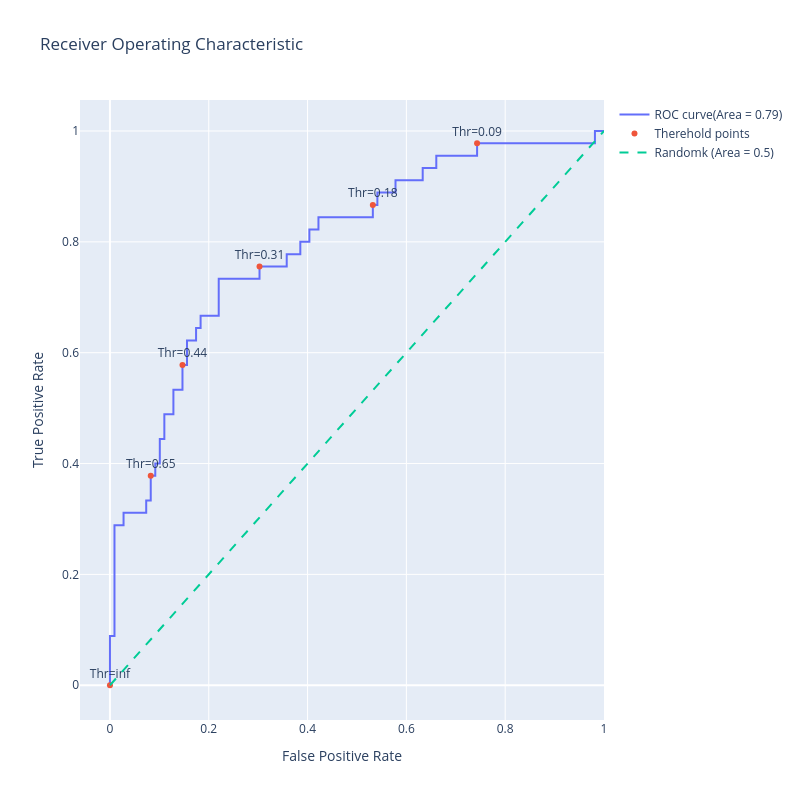

Notebook code for this chart:
### Code cell
from sklearn.metrics import roc_auc_score

# Assuming fpr, tpr, thresholds are already calculated as before
fpr, tpr, thresholds = roc_curve(y_test, y_scores)

# Calculate the AUC (Area Under the Curve)
roc_auc = roc_auc_score(y_test, y_scores)

# generate a trace for ROC curve
trace0 = go.Scatter(
    x = fpr,
    y = tpr,
    mode = 'lines',
    name=f'ROC curve(Area = {roc_auc:.2f})'
)

# only label every nth point to avoid cluttering
n=10
indices = np.arange(len(thresholds)) % n == 0 # choose indices where index mod n is 0

trace1 = go.Scatter(
    x = fpr[indices],
    y = tpr[indices],
    mode = 'markers+text',
    name='Therehold points',
    text=[f"Thr={thr:.2f}" for thr in thresholds[indices]],
    textposition='top center'
)

# Digonal line
trace2 = go.Scatter(
    x = [0,1],
    y = [0,1],
    mode = 'lines',
    name='Randomk (Area = 0.5)',
    line = dict(dash='dash')
)

data = [trace0,trace1,trace2]

# Define layout with squre aspect ratio

layout = go.Layout(
    title='Receiver Operating Characteristic',
    xaxis=dict(title='False Positive Rate'),
    yaxis=dict(title='True Positive Rate'),
    autosize=False,
    width=800,
    height=800,
    showlegend=True  
)

# Define figure and add data
fig = go.Figure(data = data, layout=layout)
fig.show()

### Figure 1 — Plotly figure (JSON) as saved in the notebook; plotly's stock layout.template omitted (floating-point values rounded to 4 significant figures)
{"data": [{"mode": "lines", "name": "ROC curve(Area = 0.79)", "type": "scatter", "x": [0.0, 0.0, 0.0, 0.009174, 0.009174, 0.02752, 0.02752, 0.07339, 0.07339, 0.08257, 0.08257, 0.09174, 0.09174, 0.1009, 0.1009, 0.1101, 0.1101, 0.1284, 0.1284, 0.1468, 0.1468, 0.156, 0.156, 0.1743, 0.1743, 0.1835, 0.1835, 0.2202, 0.2202, 0.3028, 0.3028, 0.3578, 0.3578, 0.3853, 0.3853, 0.4037, 0.4037, 0.422, 0.422, 0.5321, 0.5321, 0.5413, 0.5413, 0.578, 0.578, 0.633, 0.633, 0.6606, 0.6606, 0.7431, 0.7431, 0.9817, 0.9817, 1.0], "y": [0.0, 0.02222, 0.08889, 0.08889, 0.2889, 0.2889, 0.3111, 0.3111, 0.3333, 0.3333, 0.3778, 0.3778, 0.4, 0.4, 0.4444, 0.4444, 0.4889, 0.4889, 0.5333, 0.5333, 0.5778, 0.5778, 0.6222, 0.6222, 0.6444, 0.6444, 0.6667, 0.6667, 0.7333, 0.7333, 0.7556, 0.7556, 0.7778, 0.7778, 0.8, 0.8, 0.8222, 0.8222, 0.8444, 0.8444, 0.8667, 0.8667, 0.8889, 0.8889, 0.9111, 0.9111, 0.9333, 0.9333, 0.9556, 0.9556, 0.9778, 0.9778, 1.0, 1.0]}, {"mode": "markers+text", "name": "Therehold points", "text": ["Thr=inf", "Thr=0.65", "Thr=0.44", "Thr=0.31", "Thr=0.18", "Thr=0.09"], "textposition": "top center", "type": "scatter", "x": [0.0, 0.08257, 0.1468, 0.3028, 0.5321, 0.7431], "y": [0.0, 0.3778, 0.5778, 0.7556, 0.8667, 0.9778]}, {"line": {"dash": "dash"}, "mode": "lines", "name": "Randomk (Area = 0.5)", "type": "scatter", "x": [0, 1], "y": [0, 1]}], "layout": {"autosize": false, "height": 800, "showlegend": true, "title": {"text": "Receiver Operating Characteristic"}, "width": 800, "xaxis": {"title": {"text": "False Positive Rate"}}, "yaxis": {"title": {"text": "True Positive Rate"}}}}
